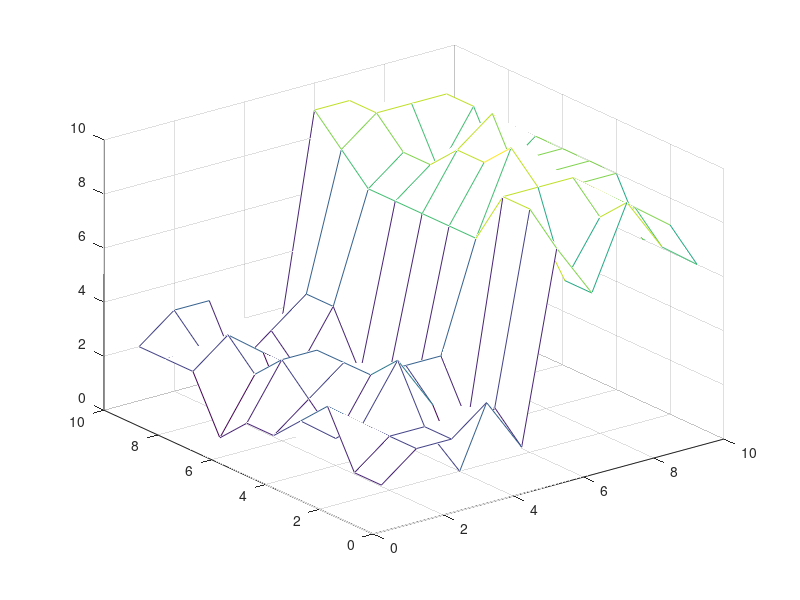

Write MATLAB code to recreate this figure. (Note: this script raises an error after producing the figure.)
% testing modifications of BP for neurons

ideal = zeros(10,10,'int32');
ideal(:,1:5) = 2;
ideal(:,6:end) = 8;
im = ideal + int32(1*randn(size(ideal)));
mesh(im);

levels = int32(1:10);

% bp = SumProductBP(im, levels, 10, 5);
bp = SumProductBP(im, levels, 1, .2);
steps = 100;
results = zeros(size(im,1),size(im,2),steps);
for i = 1:steps
    tic, bp.iterate(); toc
    result = getMAP(bp);
    figure(1), set(gcf, 'Position', [217   374   560   420])
    mesh(result), pause(.01)
    results(:,:,i) = result;
%     imagesc(result), pause(.01)
end

figure
subplot(2,2,1), mesh(ideal), title('ideal'), set(gca, 'ZLim', [-2 12])
subplot(2,2,2), mesh(im), title('input'), set(gca, 'ZLim', [-2 12])
subplot(2,2,3), mesh(mean(results(:,:,1:5), 3)), title('early'), set(gca, 'ZLim', [-2 12])
subplot(2,2,4), mesh(mean(results(:,:,end-4:end), 3)), title('late'), set(gca, 'ZLim', [-2 12])
